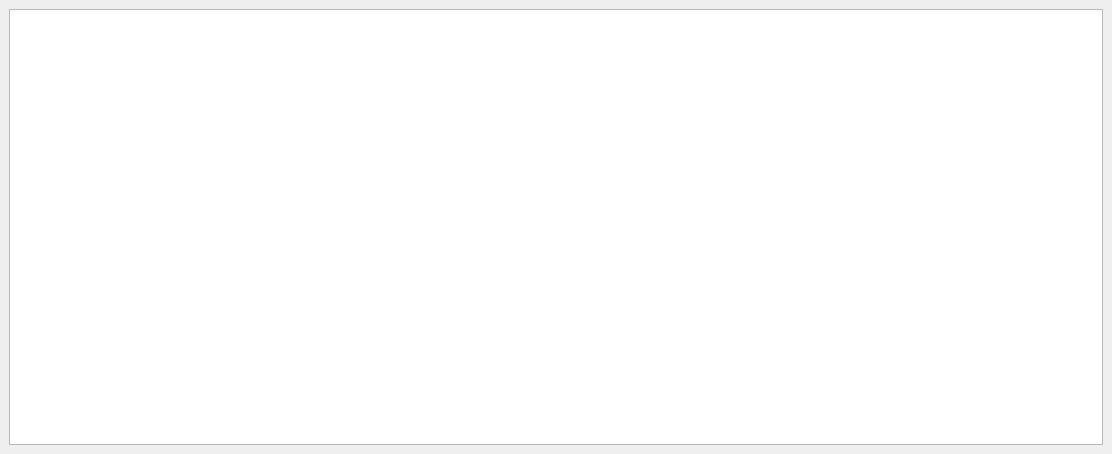
<?xml version="1.0" encoding="UTF-8"?>
<ui version="4.0">
 <class>MainWindow</class>
 <widget class="QMainWindow" name="MainWindow">
  <property name="geometry">
   <rect>
    <x>0</x>
    <y>0</y>
    <width>1112</width>
    <height>454</height>
   </rect>
  </property>
  <property name="windowTitle">
   <string>MainWindow</string>
  </property>
  <widget class="QWidget" name="centralwidget">
   <layout class="QGridLayout" name="gridLayout">
    <item row="0" column="0">
     <widget class="QTableWidget" name="tableWidget"/>
    </item>
   </layout>
  </widget>
 </widget>
 <resources/>
 <connections/>
</ui>
